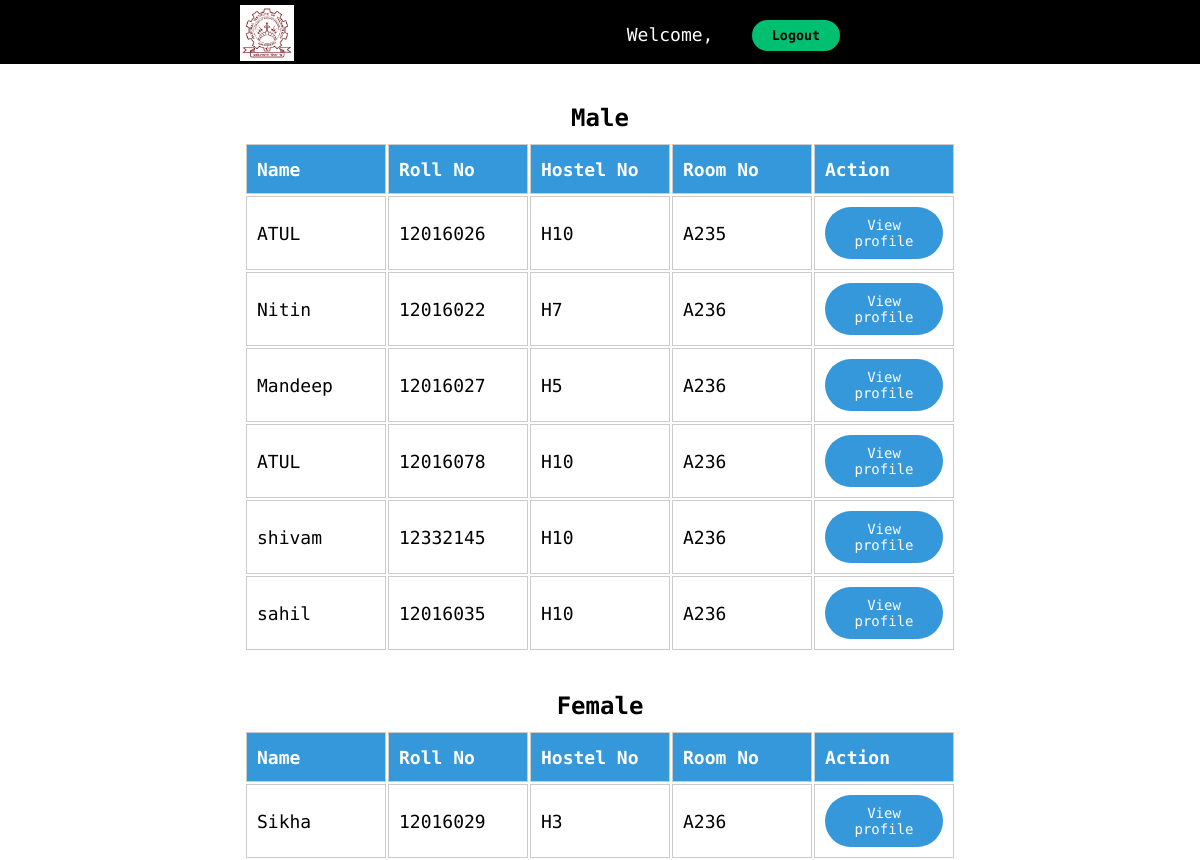
The page /admin/student_details.php on the database its author committed.
### tables this page shows
CREATE TABLE `students` (
  `student_id` int(11) NOT NULL,
  `student_roll` int(11) NOT NULL,
  `student_name` varchar(255) NOT NULL,
  `student_email` varchar(255) NOT NULL,
  `student_phone` bigint(20) NOT NULL,
  `student_pass` varchar(255) NOT NULL,
  `hostel_no` varchar(255) NOT NULL,
  `room_no` varchar(255) NOT NULL,
  `course` varchar(255) NOT NULL,
  `room_seater` int(11) NOT NULL,
  `father_name` varchar(255) NOT NULL,
  `father_phoneno` bigint(20) NOT NULL,
  `your_photo` varchar(255) NOT NULL,
  `gender` varchar(255) NOT NULL,
  `allot_date` date NOT NULL DEFAULT current_timestamp(),
  `fees` int(11) NOT NULL
);

### admin/student_details.php (the view, shortened to what this page needs)
<?php
include '../partials/db_connect.php';
?>
<!DOCTYPE html>
<html lang="en">
<head>
    <link rel="stylesheet" href="../css/student.css">
    <link rel="stylesheet" href="../css/leaverequest.css">
</head>
<body>
    <div class="nav-content">
        <div class="wrapper">
            <div class="nav-align">
                <div class="nav-logo">
                    <a href=""><img src="../image/logo.png" alt="NIT kkr Logo" style="background-color:white;"></a>
                </div>
                <div class="nav-links">
                    <ul class="text-center">
                        <li style="color:white;">Welcome,</li>
                        <button class="btn-primary res-btn" style="margin-left:2vw; margin-top:2.5vh;"
                            onclick="change2()">Logout</button>
                    </ul>
                </div>
            </div>
        </div>
    </div>
    <h2 class="text-center">Male</h2>
    <table>
        <tr style="background-color:#3498db;">
            <th>Name</th>
            <th>Roll No</th>
            <th>Hostel No</th>
            <th>Room No</th>
            <th>Action</th>
        </tr>
        <?php
        $sql = "SELECT * FROM students";
        $res = mysqli_query($conn, $sql);
        $count = mysqli_num_rows($res);
        if ($count > 0) {
            while ($rows = mysqli_fetch_assoc($res)) {
                $name = $rows['student_name'];
                $roll_no = $rows['student_roll'];
                $hostel_no = $rows['hostel_no'];
                $room_no = $rows['room_no'];
                $gender = $rows['gender'];
                if ($gender == "Male") {
                    ?>
                    <tr>
                        <td>
                            <?php echo $name ?>
                        </td>
                        <td>
                            <?php echo $roll_no ?>
                        </td>
                        <td>
                            <?php echo $hostel_no ?>
                        </td>
                        <td>
                            <?php echo $room_no ?>
                        </td>
                        <td class="text-center">
                            <button class="btnprofile">View profile</button>
                        </td>
                    </tr>
                    <?php
                }
            }
        }
        ?>
    </table>
    <h2 class="text-center">Female</h2>
    <table>
        <tr style="background-color:#3498db;">
            <th>Name</th>
            <th>Roll No</th>
            <th>Hostel No</th>
            <th>Room No</th>
            <th>Action</th>
        </tr>
        <?php
        $sql = "SELECT * FROM students";
        $res = mysqli_query($conn, $sql);
        $count = mysqli_num_rows($res);
        if ($count > 0) {
            while ($rows = mysqli_fetch_assoc($res)) {
                $name = $rows['student_name'];
                $roll_no = $rows['student_roll'];
                $hostel_no = $rows['hostel_no'];
                $room_no = $rows['room_no'];
                $gender = $rows['gender'];
                if ($gender == "Female") {
                    ?>
                    <tr>
                        <td>
                            <?php echo $name ?>
                        </td>
                        <td>
                            <?php echo $roll_no ?>
                        </td>
                        <td>
                            <?php echo $hostel_no ?>
                        </td>
                        <td>
                            <?php echo $room_no ?>
                        </td>
                        <td class="text-center">
                            <button class="btnprofile">View profile</button>
                        </td>
                    </tr>
                    <?php
                }
            }
        }
        ?>
    </table>
</body>

### css/student.css (style rules this page uses)
* { padding: 0; margin: 0; box-sizing: border-box; font-family: "Encode Sans Expanded", sans-serif; }
body { height: 100vh; width: 100vw; overflow-x: hidden !important; }
.wrapper { width: 80%; margin: 0 auto; }
.text-center { text-align: center; }
.btn-primary { padding: 8px 20px; border-radius: 25px; background-color: #01bf71; border: none; font-weight: bold; }
.nav-content { min-height: 8vh; background-color: black; }
.nav-align { background-color: black; max-height: 8vh; display: flex; justify-content: space-between; gap: 20px; margin-left: 10vw; margin-right: 20vw; }
.nav-logo a img { height: 7vh; padding: 2px; margin-top: 0.6vh; }
.nav-links ul { display: flex; gap: 0.6vw; font-size: large; text-decoration: none; }
.nav-links ul li { margin-top: 3vh; }
.nav-links ul li { list-style-type: none; }

### css/leaverequest.css (style rules this page uses)
* { padding: 0; margin: 0; box-sizing: border-box; font-family: "Encode Sans Expanded", sans-serif; }
body { height: 100vh; width: 100vw; }
h2 { padding-top: 40px; }
table { display: flex; justify-content: center; padding-top: 10px; }
th { width: 140px; height: 50px; background: #3498db; color: white; font-weight: bold; }
td, th { width: 140px; height: 50px; padding: 10px; border: 1px solid #ccc; text-align: left; font-size: 18px; }
.btnprofile { color: white; background-color: #3498db; font-size: 14px; border: none; padding: 10px 15px; border-radius: 50px; }
::placeholder { color: #fff; }
a { text-decoration: none; }

### rows shown on the page
students: student_name "ATUL", student_roll "12016026", hostel_no "H10", room_no "A235"
students: student_name "Nitin", student_roll "12016022", hostel_no "H7", room_no "A236"
students: student_name "Mandeep", student_roll "12016027", hostel_no "H5", room_no "A236"
students: student_name "ATUL", student_roll "12016078", hostel_no "H10", room_no "A236"
students: student_name "shivam", student_roll "12332145", hostel_no "H10", room_no "A236"
students: student_name "sahil", student_roll "12016035", hostel_no "H10", room_no "A236"
students: student_name "Sikha", student_roll "12016029", hostel_no "H3", room_no "A236"
